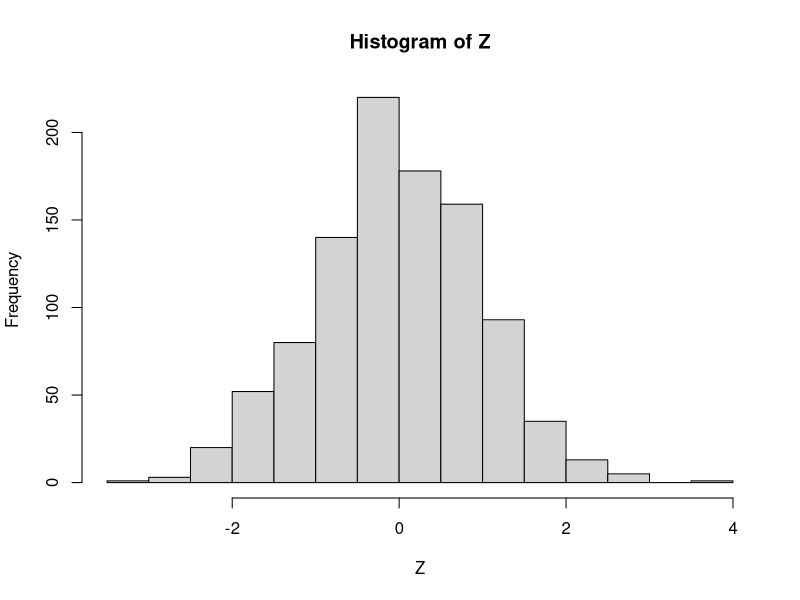

R code for this plot:
# Use an exponential distribution with rate 
# 1 to sample from a standard normal

# First, we will use the accept-reject
# method to sample from a folded standard
# normal with the proposal exponential.
# The folded standard normal has density
# f(x) = 2/sqrt(2*pi)*exp(-x^2/2)

# sup_(x>=0)f(x)/g(x) = sqrt(2*exp(1)/pi)

f = function(x) {
  2/sqrt(2*pi)*exp(-x^2/2)
}
g = function(x) {
  exp(-x)
}

d = 1.32



n_samples = 1000
n_run     = 0
iter      = 0
x         = c()

while (n_run < n_samples) {
  
  y = rexp(1)
  u = runif(1)
  
  if (u <= f(y)/(d*g(y))) {
    x     = c(x, y)
    n_run = n_run + 1
  }
  
  iter = iter + 1
}

# If Z follows a folded normal, then
# W = Z with probability 0.5 and 
# W = -Z with probability 0.5. follows
# a standard normal. We use a simple,
# and intuitive method to sample from
# a bernouli with prob 0.5.

n_samples = 1000
iter      = 0
s         = c()

while (iter < n_samples) {
  
  u = runif(1)
  
  if (u <= 0.5) {
    s     = c(s, 1)
    
  } else {
    s = c(s,-1)
  }
  iter = iter + 1
}


# Finally, the standard normal samples are 
# given by

Z = s*x
hist(Z)

